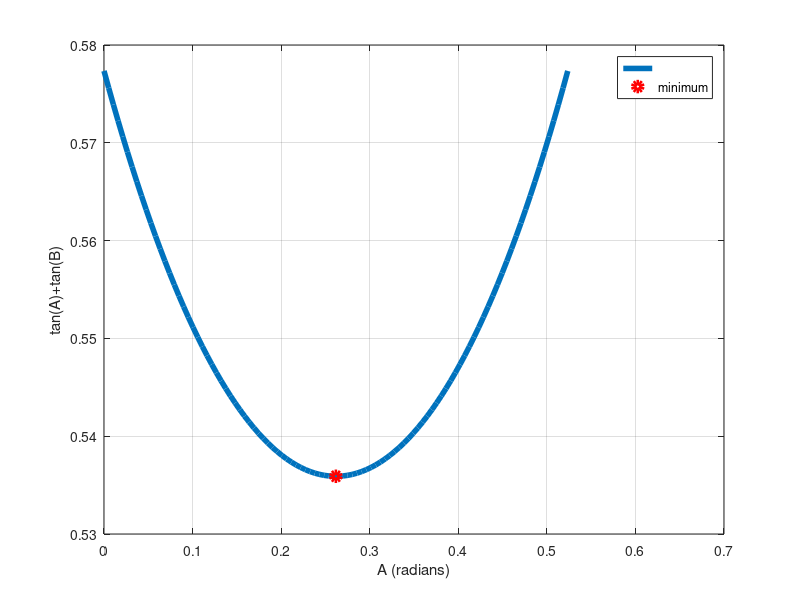

Write MATLAB code to recreate this figure.
clear;
close;
clc;

A = linspace(0,pi/6,100);
B = (pi./6)-A;

y = tan(A) + tan(B);

min_y = min(y);
min_x = pi/12;

plot(A,y,'LineWidth',4);
hold
plot(min_x,min_y,'ro','LineWidth',4)
grid
xlabel('A (radians)')
ylabel('tan(A)+tan(B)');
legend('','minimum',"location","northeast")
print('ee16b1025.eps','-color');
